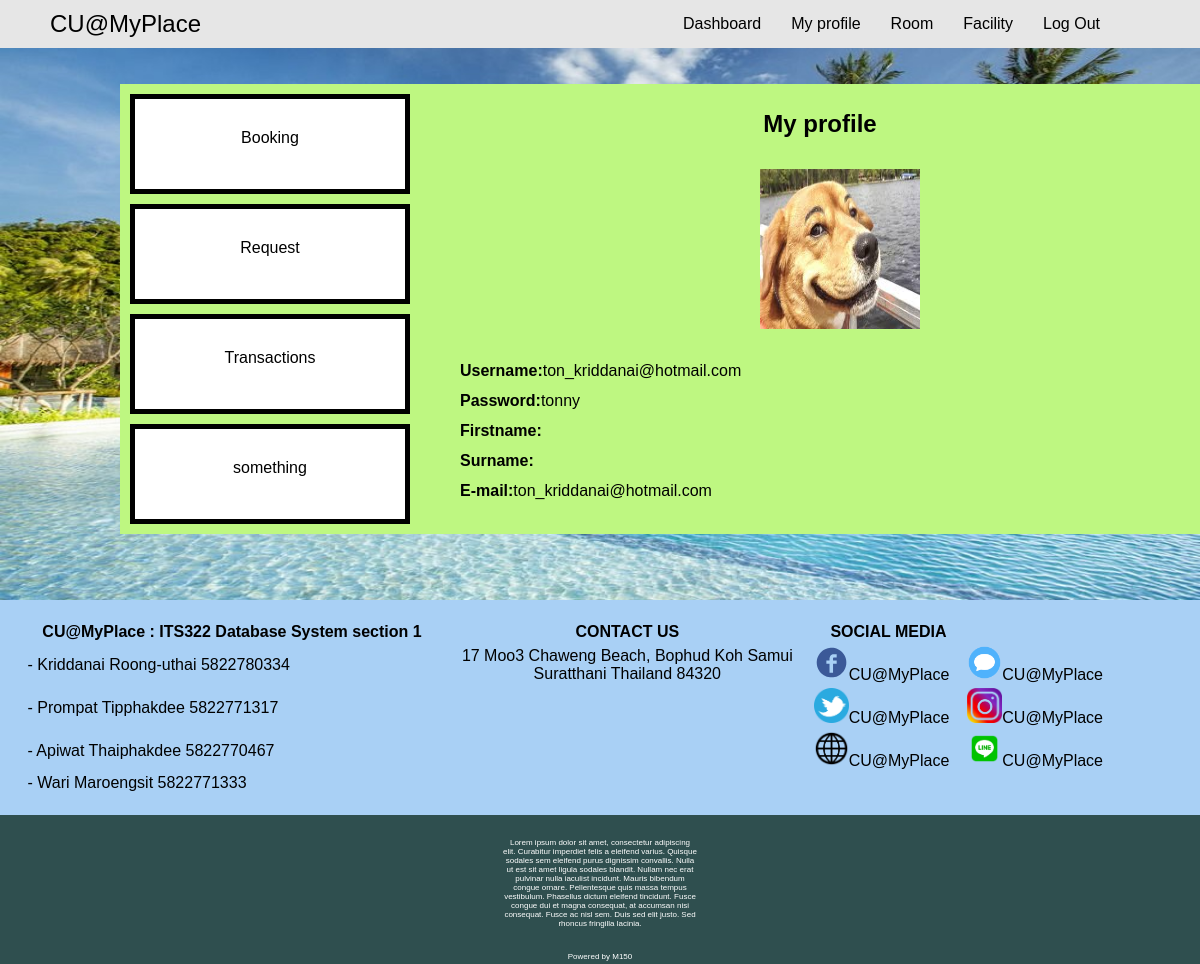
Before: /database/myprofile.php (signed in) with the older database file.
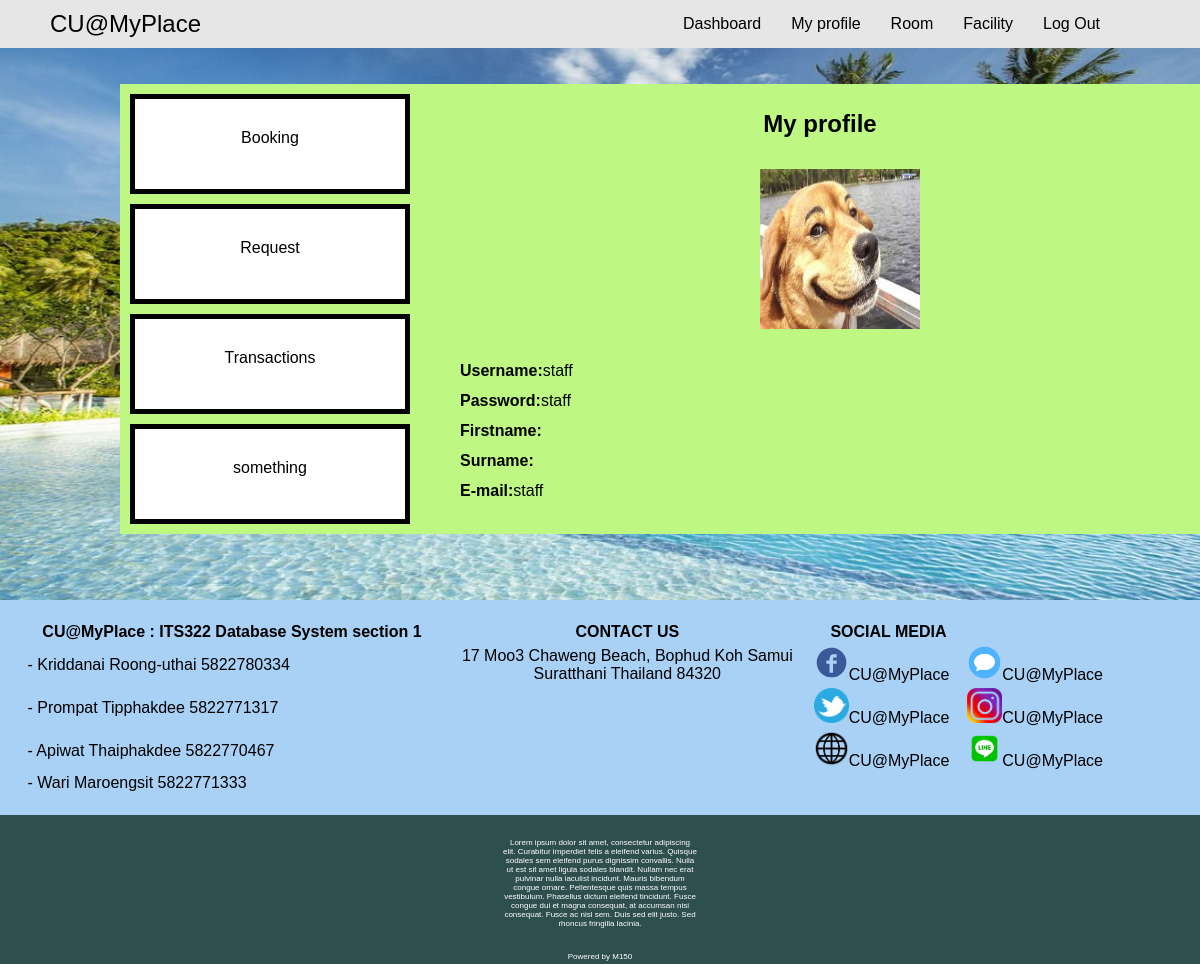
After: the same page with the newer database file.
### tables this page shows
CREATE TABLE `user` (
  `iduser` int(11) NOT NULL,
  `usergroup_idusergroup` int(11) NOT NULL,
  `password` varchar(45) NOT NULL,
  `email` varchar(45) NOT NULL,
  `fname` varchar(45) NOT NULL,
  `lname` varchar(45) NOT NULL,
  `address` varchar(100) DEFAULT NULL,
  `dob` date DEFAULT NULL,
  `personalid` varchar(15) DEFAULT NULL
);

### database/myprofile.php (the view, shortened to what this page needs)
<?php
  require_once('helperfunctions.php');
  require_once('connect.php');
?>
<html>
<head>
  <link rel="stylesheet" href="default.css">
</head>
<body>
  <div id="menubar">
    <?php menubar_logout(); ?>
  </div>
    <?php customer_sidebar(); ?>
  <div id="page">
    <div id="myprofile">
      <p><b>My profile</b></p>
    </div>
    <img src="img/doggy.jpg" style="width:160px;height:160px;margin:5px 0 5px 340px;" alt="">
    <div id="myprofile">
      <br>
      <?php
        $q="select * from user ORDER BY iduser DESC limit 1";
        $result=$mysqli->query($q);
       while($row=$result->fetch_array()){ ?>
      <ul>
        <li><b>Username:</b><?=$row['email']?></li>
        <li><b>Password:</b><?=$row['password']?></li>
        <li><b>Firstname:</b><?=$row['name']?></li>
        <li><b>Surname:</b><?=$row['surname']?></li>
        <li><b>E-mail:</b><?=$row['email']?></li>
      </ul>
        <?php } ?>
    </div>
  </div>
  <?php bottombar(); ?>
</body>
</html>

### database/helperfunctions.php (shortened to what this page needs)
<?php
  function bottombar(){
    echo '
    <div id="bar">
    <table>
      <tr>
        <th>CU@MyPlace : ITS322 Database System section 1</th>
        <th>CONTACT US</th>
        <th>SOCIAL MEDIA</th>
      </tr>
      <tr>
        <td>&nbsp;- Kriddanai Roong-uthai 5822780334</td>
        <td align="center">17 Moo3 Chaweng Beach, Bophud Koh Samui <br>Suratthani Thailand 84320</td>
        <td><img src="img/fb.svg" height="35" width="35">CU@MyPlace</td>
        <td><img src="img/message.png" height="35" width="35">CU@MyPlace</td>
      </tr>
      <tr>
        <td colspan="2">&nbsp;- Prompat Tipphakdee 5822771317</td>
        <td><img src="img/twitter.png" height="35" width="35">CU@MyPlace</td>
        <td><img src="img/ig.png" height="35" width="35">CU@MyPlace</td>
      </tr>
      <tr>
        <td colspan="2">&nbsp;- Apiwat Thaiphakdee 5822770467</td>
        <td><img src="img/web.png" height="35" width="35">CU@MyPlace</td>
        <td><img src="img/LINE_icon01.png" height="35" width="35">CU@MyPlace</td></tr>
      <tr><td>&nbsp;- Wari Maroengsit 5822771333</td></tr>
      </table>
    </div>
    <table id="lastbar">
      <tr>
        <td>
          <div class="centerlastbar">Lorem ipsum dolor sit amet, consectetur adipiscing elit. Curabitur imperdiet felis a eleifend varius. Quisque sodales sem eleifend purus dignissim convallis. Nulla ut est sit amet ligula sodales blandit. Nullam nec erat pulvinar nulla iaculist incidunt. Mauris bibendum congue ornare. Pellentesque quis massa tempus vestibulum. Phasellus dictum eleifend tincidunt. Fusce congue dui et magna consequat, at accumsan nisi consequat. Fusce ac nisl sem. Duis sed elit justo. Sed rhoncus fringilla lacinia. </div>
        </td>
      </tr>
      <tr>
        <td>
          <div class="centerlastbar">Powered by M150</div>
        </td>
      </tr>
    </table>';
  }
  function menubar_logout(){
    echo '<div id="logo"><a href="home.php">CU@MyPlace</a></div>
    <ul id="menu">
      <li class="topbartext"><a href="customer.php">Dashboard</a></li>
      <li class="topbartext"><a href="myprofile.php">My profile</a></li>
      <li class="topbartext"><a href="room.php">Room</a></li>
      <li class="topbartext"><a href="facility.php">Facility</a></li>
      <li class="topbartext"><a href="logout.php">Log Out</a></li>
    </ul>';
  }
  function customer_sidebar(){
    echo '<div id="listcus">
      <ul>
        <li><a href="booking.php">Booking</a></li>
        <li><a href="request.php">Request</a></li>
        <li><a href="mytransaction.php">Transactions</a></li>
        <li><a href="#">something</a></li>
      </ul>
    </div>';
  }
 ?>

### database/default.css (style rules this page uses)
body { background-color: #E0F2F7; font-family: sans-serif; margin: 0; padding: 0; width: 100%; }
ul { float: right; margin: 0 30px 10px 0; }
li { float: left; text-decoration: none; list-style: none; padding: 0 0 0 30px; }
a { text-decoration: none; color: black; }
#logo { position: absolute; top: 50%; -webkit-transform: translateY(-50%); -ms-transform: translateY(-50%); transform: translateY(-50%); font-size: 1.5em; left: 50px; }
#menu { padding: 0px; margin: 0px; position: relative; top: 50%; -webkit-transform: translateY(-50%); -ms-transform: translateY(-50%); transform: translateY(-50%); float: right; right: 100px; }
#menubar { font-family: sans-serif; background-color: #E6E6E6; position: fixed; width: 100%; height: 3em; z-index: 4; }
#bar { position: relatives; font-family: sans-serif; font-weight: 400; background-color:#A9D0F5; color: black; width: 100%; height: auto; float: left; font-size: 1em; }
#bar table { padding:20px; width:95%; }
#lastbar { position: inherit; font-size: 0.5em; font-family: sans-serif; font-weight:400; background-color:#2F4F4F; width: 100%; color:white; height: 100px; }
.centerlastbar { text-align: center; padding: 20px 500px 0px 500px; }
#listcus { font-family: sans-serif; float: left; background-color: #BEF781; height: 450px; width: 300px; position: absolute; margin: 7% 25% 7% 10%; z-index: 1; }
#listcus ul { float: none; padding: 0; margin: auto; }
#listcus li { float: none; text-decoration: none; list-style: none; text-align: center; height: 60px; padding: 30px 20px 0 20px; margin: 10px; background-color: white; border: 5px solid black; }
#listcus a { padding: 30px 50px 40px 50px; }
#page { font-family: sans-serif; float: left; background-color: #BEF781; height: 450px; width: 800px; position: absolute; margin: 7% 25% 7% 35%; z-index: 1; }
#myprofile ul { float: none; padding: 10px; margin: auto; }
#myprofile li { float: none; text-decoration: none; list-style: none; height: 30px; }
#myprofile p { text-align: center; padding: 2px; font-size: 1.5em; }

Changed rows visible on the page:
removed user: email "ton_kriddanai@hotmail.com", password "tonny"
now on this page (row edited): user: email "staff", password "staff"
